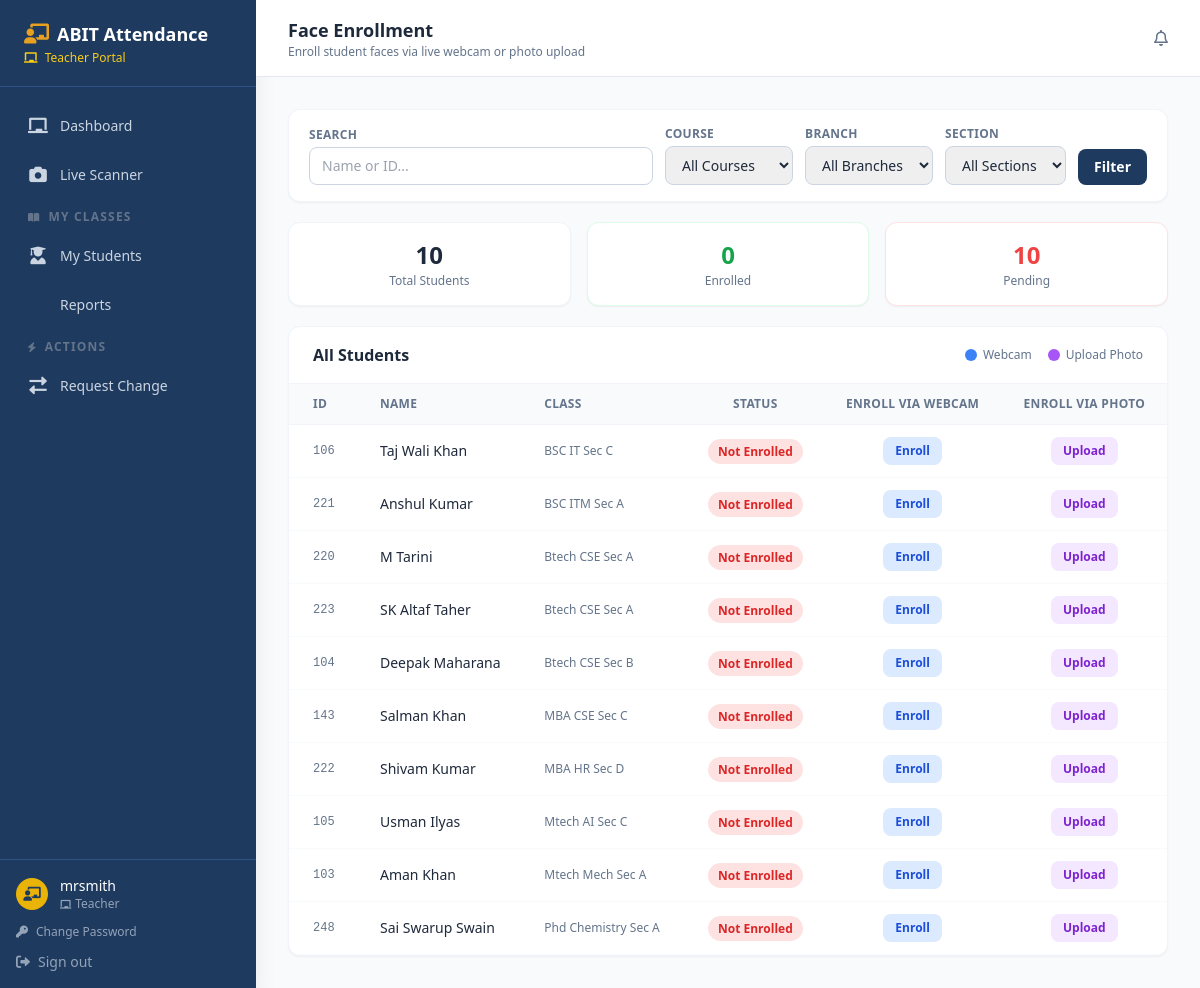
The page /face/enroll/ (signed in) on the database its author committed.
### core/models.py (models this page shows, shortened)
class Student(models.Model):
    student_id    = models.CharField(max_length=20, unique=True, db_index=True)
    name = models.CharField(max_length=100)
    course = models.CharField(max_length=50, blank=True, default='')   # e.g. Btech
    branch = models.CharField(max_length=50, blank=True, default='')   # e.g. CSE
    section = models.CharField(max_length=20, blank=True, default='')   # e.g. A
    student_class = models.CharField(max_length=100)
    email = models.EmailField(blank=True, null=True)
    face_enrolled = models.BooleanField(default=False)
    qr_generated  = models.BooleanField(default=False)
    created_at = models.DateTimeField(auto_now_add=True)
    updated_at = models.DateTimeField(auto_now=True)
    admission_year = models.PositiveIntegerField(null=True, blank=True, help_text="e.g. 2022 for the 2022-26 batch")
    class Meta:
        ordering = ['course', 'branch', 'section', 'name']
        verbose_name = 'Student'
        verbose_name_plural = 'Students'
    @property
    def batch(self):
        from .models_phase2 import get_batch_string
        return get_batch_string(self.admission_year, self.course)

### core/views.py (the view)
# urls.py: path('face/enroll/', views.FaceEnrollView.as_view(), name='face_enroll'),
@method_decorator(login_required, name='dispatch')
class FaceEnrollView(View):
    def get(self, request):
        qs = Student.objects.all()
        qs, active_filters = _apply_filters(qs, request)
        students = qs.order_by('course', 'branch', 'section', 'name')
        enrolled_ids = set()
        if FACE_RECOGNITION_AVAILABLE:
            encodings = _load_encodings()
            enrolled_ids = set(encodings.keys())
        return render(request, 'dashboard/face_enroll.html', {
            'students': students,
            'enrolled_ids': enrolled_ids,
            'face_available': FACE_RECOGNITION_AVAILABLE,
            **active_filters,
            **_get_filter_options(),
        })

### core/templates/dashboard/face_enroll.html (shortened to what this page needs)
{% extends "dashboard/base.html" %}
{% block page_title %}Face Enrollment{% endblock %}
{% block page_subtitle %}Enroll student faces via live webcam or photo upload{% endblock %}
{% block content %}
<div class="space-y-5">
  {% include "dashboard/filter_bar.html" %}
  <div class="grid grid-cols-3 gap-4">
    <div class="bg-white rounded-xl border border-slate-100 shadow-sm p-4 text-center">
      <p class="text-2xl font-bold text-slate-800">{{ students|length }}</p>
      <p class="text-xs text-slate-500 mt-0.5">Total Students</p>
    </div>
    <div class="bg-white rounded-xl border border-green-100 shadow-sm p-4 text-center">
      <p class="text-2xl font-bold text-green-600" id="enrolledCount">{{ enrolled_ids|length }}</p>
      <p class="text-xs text-slate-500 mt-0.5">Enrolled</p>
    </div>
    <div class="bg-white rounded-xl border border-red-100 shadow-sm p-4 text-center">
      <p class="text-2xl font-bold text-red-500" id="pendingCount">
        {% widthratio students|length 1 1 as total_count %}{{ students|length|add:"-0" }}
      </p>
      <p class="text-xs text-slate-500 mt-0.5">Pending</p>
    </div>
  </div>
  <div class="bg-white rounded-xl border border-slate-100 shadow-sm overflow-hidden">
    <div class="px-6 py-4 border-b border-slate-100 flex items-center justify-between">
      <h3 class="font-semibold text-slate-800">All Students</h3>
      <div class="flex items-center gap-4 text-xs text-slate-500">
        <span class="flex items-center gap-1.5">
          <span class="w-3 h-3 rounded-full bg-blue-500 inline-block"></span> Webcam
        </span>
        <span class="flex items-center gap-1.5">
          <span class="w-3 h-3 rounded-full bg-purple-500 inline-block"></span> Upload Photo
        </span>
      </div>
    </div>
    <table class="w-full text-sm">
      <thead class="bg-slate-50 border-b border-slate-100">
        <tr>
          <th class="text-left text-xs text-slate-500 font-semibold uppercase tracking-wide px-6 py-3">ID</th>
          <th class="text-left text-xs text-slate-500 font-semibold uppercase tracking-wide px-4 py-3">Name</th>
          <th class="text-left text-xs text-slate-500 font-semibold uppercase tracking-wide px-4 py-3">Class</th>
          <th class="text-center text-xs text-slate-500 font-semibold uppercase tracking-wide px-4 py-3">Status</th>
          <th class="text-center text-xs text-slate-500 font-semibold uppercase tracking-wide px-4 py-3">Enroll via Webcam</th>
          <th class="text-center text-xs text-slate-500 font-semibold uppercase tracking-wide px-4 py-3">Enroll via Photo</th>
        </tr>
      </thead>
      <tbody>
        {% for student in students %}
        <tr class="border-b border-slate-50 hover:bg-slate-50 transition-colors"
            id="row-{{ student.student_id }}">
          <td class="px-6 py-3 font-mono text-xs text-slate-500">{{ student.student_id }}</td>
          <td class="px-4 py-3 font-medium text-slate-800">{{ student.name }}</td>
          <td class="px-4 py-3 text-slate-500 text-xs">{{ student.student_class }}</td>
          <td class="px-4 py-3 text-center">
            <span id="badge-{{ student.student_id }}"
                  class="text-xs font-semibold px-2.5 py-1 rounded-full
                         {% if student.student_id in enrolled_ids %}
                           bg-green-100 text-green-700
                         {% else %}
                           bg-red-100 text-red-600
                         {% endif %}">
              {% if student.student_id in enrolled_ids %}✓ Enrolled{% else %}Not Enrolled{% endif %}
            </span>
          </td>
          <td class="px-4 py-3 text-center">
            {% if face_available %}
            <button onclick="openEnroll('{{ student.student_id }}', '{{ student.name }}', '{{ student.student_class }}', 'webcam')"
                    id="btnWebcam-{{ student.student_id }}"
                    class="{% if student.student_id in enrolled_ids %}bg-amber-100 hover:bg-amber-200 text-amber-700{% else %}bg-blue-100 hover:bg-blue-200 text-blue-700{% endif %}
                           text-xs font-semibold px-3 py-1.5 rounded-lg transition-colors">
              {% if student.student_id in enrolled_ids %}Re-enroll{% else %}Enroll{% endif %}
            </button>
            {% else %}
            <span class="text-slate-300 text-xs">Unavailable</span>
            {% endif %}
          </td>
          <td class="px-4 py-3 text-center">
            {% if face_available %}
            <button onclick="openEnroll('{{ student.student_id }}', '{{ student.name }}', '{{ student.student_class }}', 'photo')"
                    id="btnPhoto-{{ student.student_id }}"
                    class="{% if student.student_id in enrolled_ids %}bg-purple-100 hover:bg-purple-200 text-purple-700{% else %}bg-purple-100 hover:bg-purple-200 text-purple-700{% endif %}
                           text-xs font-semibold px-3 py-1.5 rounded-lg transition-colors">
              {% if student.student_id in enrolled_ids %}Re-upload{% else %}Upload{% endif %}
            </button>
            {% else %}
            <span class="text-slate-300 text-xs">Unavailable</span>
            {% endif %}
          </td>
        </tr>
        {% endfor %}
      </tbody>
    </table>
  </div>
</div>
{% endblock %}

### core/templates/dashboard/base.html (shortened to what this page needs)
<!DOCTYPE html>
<html lang="en">
<head>
  <script src="https://cdn.tailwindcss.com"></script>
  <link rel="stylesheet" href="https://cdnjs.cloudflare.com/ajax/libs/font-awesome/6.0.0-beta3/css/all.min.css">
</head>
<body class="bg-slate-50 text-slate-800 min-h-screen flex">
  <aside class="w-64 bg-primary min-h-screen flex flex-col fixed top-0 left-0 z-10 shadow-xl">
    <div class="px-6 py-5 border-b border-primary-light">
      <div class="flex items-center gap-2">
        <i class="fas fa-chalkboard-user text-accent text-xl"></i>
        <h1 class="text-white font-bold text-lg leading-tight">ABIT Attendance</h1>
      </div>
      {% if is_admin %}
        <p class="text-slate-400 text-xs mt-0.5"><i class="fas fa-crown text-xs mr-1"></i> Administrator</p>
      {% elif is_teacher %}
        <p class="text-yellow-400 text-xs mt-0.5 font-medium"><i class="fas fa-chalkboard text-xs mr-1"></i> Teacher Portal</p>
      {% elif is_student %}
        <p class="text-green-400 text-xs mt-0.5 font-medium"><i class="fas fa-graduation-cap text-xs mr-1"></i> Student Portal</p>
      {% endif %}
    </div>
    <nav class="flex-1 px-3 py-4 space-y-1 overflow-y-auto">
      {% if is_admin %}
      <a href="{% url 'dashboard' %}"
         class="sidebar-link {% if request.resolver_match.url_name == 'dashboard' %}active{% endif %}">
        <i class="fas fa-tachometer-alt"></i>
        <span>Dashboard</span>
      </a>
      <a href="{% url 'scanner' %}"
         class="sidebar-link {% if request.resolver_match.url_name == 'scanner' %}active{% endif %}">
        <i class="fas fa-qrcode"></i>
        <span>Live Scanner</span>
      </a>
      <div class="pt-2 pb-1 px-4 flex items-center gap-2 text-slate-500 text-xs font-semibold uppercase tracking-widest">
        <i class="fas fa-sliders-h text-[10px]"></i>
        <span>Manage</span>
      </div>
      <a href="{% url 'students' %}"
         class="sidebar-link {% if request.resolver_match.url_name in 'students,student_detail,student_edit' %}active{% endif %}">
        <i class="fas fa-users"></i>
        <span>Students</span>
      </a>
      <a href="{% url 'student_add' %}"
         class="sidebar-link {% if request.resolver_match.url_name == 'student_add' %}active{% endif %}">
        <i class="fas fa-user-plus"></i>
        <span>Add Student</span>
      </a>
      <a href="{% url 'student_import' %}"
         class="sidebar-link {% if request.resolver_match.url_name == 'student_import' %}active{% endif %}">
        <i class="fas fa-file-csv"></i>
        <span>Import CSV</span>
      </a>
      <a href="{% url 'qr_generate' %}"
         class="sidebar-link {% if request.resolver_match.url_name == 'qr_generate' %}active{% endif %}">
        <i class="fas fa-qrcode"></i>
        <span>QR Codes</span>
      </a>
      <a href="{% url 'face_enroll' %}"
         class="sidebar-link {% if 'face_enroll' in request.resolver_match.url_name %}active{% endif %}">
        <i class="fas fa-face-smile"></i>
        <span>Face Enrollment</span>
      </a>
      <a href="{% url 'manual_attendance' %}"
         class="sidebar-link {% if request.resolver_match.url_name == 'manual_attendance' %}active{% endif %}">
        <i class="fas fa-pen-alt"></i>
        <span>Manual Attendance</span>
      </a>
      <a href="{% url 'attendance_upload' %}"
         class="sidebar-link {% if request.resolver_match.url_name == 'attendance_upload' %}active{% endif %}">
        <i class="fas fa-upload"></i>
        <span>Upload Attendance</span>
      </a>
      <div class="pt-2 pb-1 px-4 flex items-center gap-2 text-slate-500 text-xs font-semibold uppercase tracking-widest">
        <i class="fas fa-chart-line text-[10px]"></i>
        <span>Reports</span>
      </div>
      <a href="{% url 'reports' %}"
         class="sidebar-link {% if request.resolver_match.url_name == 'reports' %}active{% endif %}">
        <i class="fas fa-chart-pie"></i>
        <span>Reports</span>
      </a>
      <a href="{% url 'admin_change_requests' %}"
         class="sidebar-link {% if request.resolver_match.url_name == 'admin_change_requests' %}active{% endif %}">
        <i class="fas fa-clipboard-list"></i>
        <span>Change Requests</span>
        {% with pending=pending_change_count %}
        {% if pending %}<span class="ml-auto bg-red-500 text-white text-xs font-bold px-1.5 py-0.5 rounded-full">{{ pending }}</span>{% endif %}
        {% endwith %}
      </a>
      <a href="{% url 'settings' %}"
         class="sidebar-link {% if request.resolver_match.url_name == 'settings' %}active{% endif %}">
        <i class="fas fa-cog"></i>
        <span>Settings</span>
      </a>
      {% elif is_teacher %}
      <a href="{% url 'teacher_dashboard' %}"
         class="sidebar-link {% if request.resolver_match.url_name == 'teacher_dashboard' %}active{% endif %}">
        <i class="fas fa-chalkboard"></i>
        <span>Dashboard</span>
      </a>
      <a href="{% url 'teacher_scanner' %}"
         class="sidebar-link {% if request.resolver_match.url_name == 'teacher_scanner' %}active{% endif %}">
        <i class="fas fa-camera"></i>
        <span>Live Scanner</span>
      </a>
      <div class="pt-2 pb-1 px-4 flex items-center gap-2 text-slate-500 text-xs font-semibold uppercase tracking-widest">
        <i class="fas fa-book-open text-[10px]"></i>
        <span>My Classes</span>
      </div>
      <a href="{% url 'teacher_students' %}"
         class="sidebar-link {% if request.resolver_match.url_name in 'teacher_students,teacher_student_detail' %}active{% endif %}">
        <i class="fas fa-user-graduate"></i>
        <span>My Students</span>
      </a>
      <a href="{% url 'teacher_reports' %}"
         class="sidebar-link {% if request.resolver_match.url_name == 'teacher_reports' %}active{% endif %}">
        <span>Reports</span>
      </a>
      <div class="pt-2 pb-1 px-4 flex items-center gap-2 text-slate-500 text-xs font-semibold uppercase tracking-widest">
        <i class="fas fa-bolt text-[10px]"></i>
        <span>Actions</span>
      </div>
      <a href="{% url 'teacher_change_request' %}"
         class="sidebar-link {% if request.resolver_match.url_name == 'teacher_change_request' %}active{% endif %}">
        <i class="fas fa-exchange-alt"></i>
        <span>Request Change</span>
      </a>
      {% endif %}
    </nav>
    <div class="px-4 py-4 border-t border-primary-light space-y-3">
      <div class="flex items-center gap-3">
        <div class="w-8 h-8 rounded-full {% if is_admin %}bg-accent{% elif is_teacher %}bg-yellow-500{% else %}bg-green-500{% endif %} flex items-center justify-center text-primary font-bold text-sm flex-shrink-0">
          {% if is_admin %}<i class="fas fa-shield-alt text-primary text-sm"></i>{% elif is_teacher %}<i class="fas fa-chalkboard-user text-primary text-sm"></i>{% else %}<i class="fas fa-user text-primary text-sm"></i>{% endif %}
        </div>
        <div class="min-w-0">
          <p class="text-white text-sm font-medium truncate">{{ request.user.get_full_name|default:request.user.username }}</p>
          <p class="text-slate-400 text-xs">
            {% if is_admin %}<i class="fas fa-crown text-[10px] mr-1"></i>Administrator
            {% elif is_teacher %}<i class="fas fa-chalkboard text-[10px] mr-1"></i>Teacher
            {% else %}<i class="fas fa-graduation-cap text-[10px] mr-1"></i>Student{% endif %}
          </p>
        </div>
      </div>
      <a href="{% url 'password_change' %}"
         class="flex items-center gap-2 text-slate-400 hover:text-white text-xs transition-colors">
        <i class="fas fa-key text-xs"></i>
        <span>Change Password</span>
      </a>
      <a href="{% url 'logout' %}"
         class="flex items-center gap-2 text-slate-400 hover:text-white text-sm transition-colors">
        <i class="fas fa-sign-out-alt"></i>
        <span>Sign out</span>
      </a>
    </div>
  </aside>
  <main class="ml-64 flex-1 flex flex-col min-h-screen">
    <header class="bg-white border-b border-slate-200 px-8 py-4 flex items-center justify-between sticky top-0 z-10">
      <div>
        <h2 class="font-semibold text-slate-800 text-lg">{% block page_title %}Dashboard{% endblock %}</h2>
        <p class="text-slate-500 text-xs">{% block page_subtitle %}{% endblock %}</p>
      </div>
      <div class="flex items-center gap-3">
        <div class="text-slate-500 hover:text-primary transition-colors cursor-pointer">
          <i class="far fa-bell"></i>
        </div>
      </div>
    </header>
    <div class="flex-1 p-8">
      {% block content %}{% endblock %}
    </div>
  </main>
</body>
</html>

### rows shown on the page
Student: student_id "106", name "Taj Wali Khan", student_class "BSC IT Sec C", shows "Not Enrolled", shows "Upload"
Student: student_id "221", name "Anshul Kumar", student_class "BSC ITM Sec A", shows "Not Enrolled", shows "Upload"
Student: student_id "220", name "M Tarini", student_class "Btech CSE Sec A", shows "Not Enrolled", shows "Upload"
Student: student_id "223", name "SK Altaf Taher", student_class "Btech CSE Sec A", shows "Not Enrolled", shows "Upload"
Student: student_id "104", name "Deepak Maharana", student_class "Btech CSE Sec B", shows "Not Enrolled", shows "Upload"
Student: student_id "143", name "Salman Khan", student_class "MBA CSE Sec C", shows "Not Enrolled", shows "Upload"
Student: student_id "222", name "Shivam Kumar", student_class "MBA HR Sec D", shows "Not Enrolled", shows "Upload"
Student: student_id "105", name "Usman Ilyas", student_class "Mtech AI Sec C", shows "Not Enrolled", shows "Upload"
Student: student_id "103", name "Aman Khan", student_class "Mtech Mech Sec A", shows "Not Enrolled", shows "Upload"
Student: student_id "248", name "Sai Swarup Swain", student_class "Phd Chemistry Sec A", shows "Not Enrolled", shows "Upload"

### other values the page prints
{{ request.user.get_full_name|default:request.user.username }} "mrsmith"
{{ students|length }} "10"
{{ enrolled_ids|length }} "0"
{{ students|length|add:"-0" }} "10"
